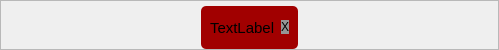
     <widget class="QFrame" name="frame_top">
      <property name="minimumSize">
       <size>
        <width>0</width>
        <height>50</height>
       </size>
      </property>
      <property name="maximumSize">
       <size>
        <width>16777215</width>
        <height>50</height>
       </size>
      </property>
      <property name="font">
       <font>
        <family>Segoe UI</family>
        <pointsize>10</pointsize>
       </font>
      </property>
      <property name="styleSheet">
       <string notr="true"/>
      </property>
      <property name="frameShape">
       <enum>QFrame::StyledPanel</enum>
      </property>
      <property name="frameShadow">
       <enum>QFrame::Raised</enum>
      </property>
      <layout class="QHBoxLayout" name="horizontalLayout_2">
       <property name="leftMargin">
        <number>200</number>
       </property>
       <property name="topMargin">
        <number>5</number>
       </property>
       <property name="rightMargin">
        <number>200</number>
       </property>
       <property name="bottomMargin">
        <number>0</number>
       </property>
       <item>
        <widget class="QFrame" name="frame_erro">
         <property name="styleSheet">
          <string notr="true">QFrame {
	background-color: rgb(161, 0, 0);
	border-radius: 5px;

}</string>
         </property>
         <property name="frameShape">
          <enum>QFrame::StyledPanel</enum>
         </property>
         <property name="frameShadow">
          <enum>QFrame::Raised</enum>
         </property>
         <layout class="QHBoxLayout" name="horizontalLayout_7">
          <item>
           <widget class="QLabel" name="label_erro">
            <property name="font">
             <font>
              <family>Segoe UI</family>
              <pointsize>11</pointsize>
             </font>
            </property>
            <property name="text">
             <string>TextLabel</string>
            </property>
           </widget>
          </item>
          <item>
           <widget class="QPushButton" name="pushButton_erro">
            <property name="maximumSize">
             <size>
              <width>15</width>
              <height>16777215</height>
             </size>
            </property>
            <property name="styleSheet">
             <string notr="true">border: none;
box-shadow: none;
background-color: rgb(150, 150, 150);</string>
            </property>
            <property name="text">
             <string>X</string>
            </property>
           </widget>
          </item>
         </layout>
        </widget>
       </item>
      </layout>
     </widget>
